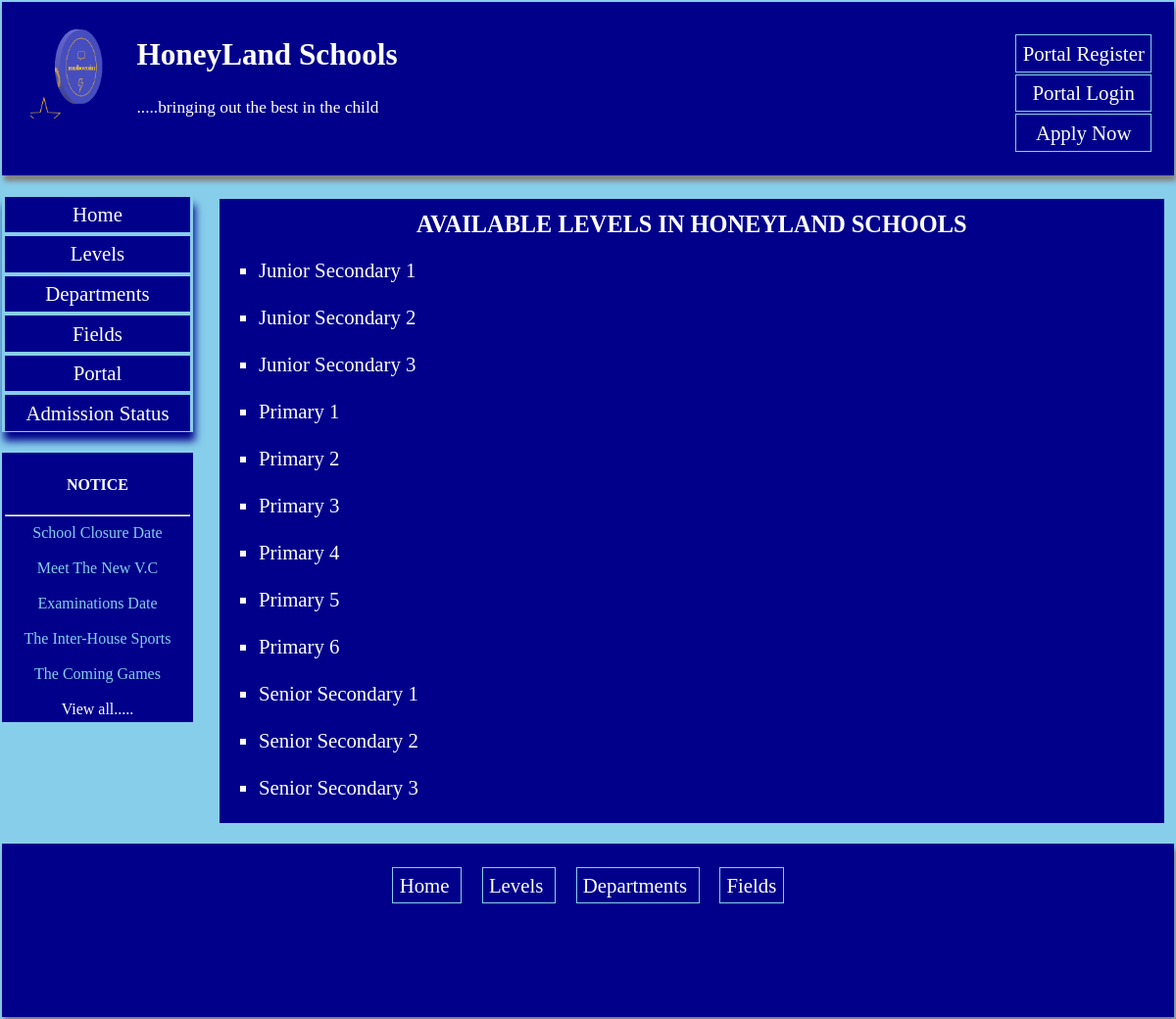
The app's page /levels/ with its own data.
### profiles/models.py (models this page shows, shortened)
class Logo(models.Model):
    name = models.CharField(max_length=200, null=True)
    image = models.ImageField(upload_to='media/')

class Posts(models.Model):
    title = models.CharField(max_length=100, null=True)
    slug =models.SlugField(max_length=100)
    author =  models.ForeignKey(CustomUser, on_delete=models.CASCADE)
    description = models.TextField(max_length=1000)
    post_date = models.DateTimeField(auto_now_add=True)
    image = models.ImageField(upload_to='media/')
    class Meta:
        ordering = ['post_date']
        verbose_name = 'Publication'
        verbose_name_plural = 'Publications'

class Level(models.Model):
    class_name = models.CharField(max_length=200,  null=True)
    slug = models.SlugField(null=True)
    class Meta:
        ordering = ['class_name']
        verbose_name = 'Class'
        verbose_name_plural = 'Classes'

### profiles/views.py (the view)
# urls.py: path('levels/', views.Level.as_view(), name= 'levels'),
class Level(ListView):
    model = Level
    template_name ='levels.html'
    context_object_name = 'levels'
    def get_context_data(self,  **kwargs):
        context = super().get_context_data(**kwargs)
        context['logo'] = Logo.objects.all()
        context['publications'] = Posts.objects.all()
        return context

### profiles/templates/levels.html
{% extends 'base.html' %}
{% block content  %}
<div class ='board' style=' color: white; background: darkblue; '>
     <h3 style='text-align: center; color: white; margin:1em; margin-bottom:0;  padding-top: 0.5em;' >AVAILABLE LEVELS IN HONEYLAND SCHOOLS</h3>
        <ul >
            {% for level in levels %}
      <li> {{level.class_name}} </li>
      <br>
{% endfor %}
        </ul>
    </div>
{% endblock  %}

### profiles/templates/base.html (shortened to what this page needs)
<head>
</head>
<body style ='margin: 0em; padding: 0.1em; font-size: 1.3em;  background: skyblue;'   >
    <header style= 'box-shadow: 2px 6px 5px grey;margin: 0em; padding-left: 1em; padding-right: 1em; padding-top: 0.5em; height: 8em;
    background: darkblue; color: white;'>
    {% if request.user.is_authenticated or request.user.is_superuser  %}
    <ul class='nav' style='float: right; list-style-type: none;' >
   <li> <a  style ='color: white; ' href = "#"> Welcome {{user}} </a></li>
    <li><a  style ='color: white; ' href ='{% url "logout" %}'> Logout </a></li>
    </ul>
{% else%}
    <ul class='nav' style='float: right; list-style-type: none;' >
        <li> <a  style ='color: white; ' href = '{% url "register" %}'> Portal Register </a></li>
         <li><a  style ='color: white; ' href ='{% url "login" %}'> Portal Login </a></li>
         <li><a  style ='color: white; ' href ='{% url "portalregister" %}'> Apply Now </a></li>
         </ul>
    {% endif %}
    {% for log in logo  %}
    <img style="backgrond: skyblue; float: left; margin: 0.4em; width: 100px; height: 100px;" src ="{{log.image.url}}"  >
{% endfor %}
<p style='text-shadow: 2px  8px skyblue;'><h2 style='text-align: left; '><a style='color: white;' href='{% url "home" %}'>HoneyLand Schools</a></h2></p>
<p style='text-align: left'> <small> .....bringing out the best in the child </small></p>
    </header>
<div class ='cover'>
<nav class='navigation'>
    <ul class ='nav' style =' padding:0;  list-style-type: none;'>
        <li><a href ='{% url "home" %}'> Home </a></li>
        <li> <a href ='{% url "levels" %}'> Levels </a> </li>
        <li> <a href ='{% url "departments" %}'> Departments </a> </li>
        <li><a href ='{% url "fields" %}'> Fields </a></li>
        <li><a href ='{% url "portal" %}'> Portal </a></li>
        <li><a  style ='color: white; ' href ='{% url "admissionstat" %}'> Admission Status </a></li>
    </ul>
    <div style='text-align: center; margin-bottom: 0.5em; padding: 0.2em; background: darkblue; color: white;font-size: medium'>
        <h4 style='padding: 0em;'>NOTICE </h4><hr>
        {% for pub in publications %}
         <a  href='{% url "details" pub.slug  %}'> {{pub.title}}</a><br><br style='color: skyblue;'>
{% endfor %}
<p style='margin: 0em;'><a  style=' color: white; ' href='{% url "publist"  %}'> View all.....</a></p>
    </div>
</nav>
<section style='padding-right: 0.5em'>
{% block content %}
{% endblock %}
</section>
</div>
<footer style= 'box-shadow: 2px 6px 5px grey;margin: 0em; padding-left: 1em; padding-right: 1em; padding-top: 0.5em; height: 8em;
    background: darkblue; color: white;'>
    <nav>
        <ul class ='navfooter' style =' padding:0;  list-style-type: none;'>
            <li><a href ='{% url "home" %}'> Home </a></li>
            <li> <a href ='{% url "levels" %}'> Levels </a> </li>
            <li> <a href ='{% url "departments" %}'> Departments </a> </li>
            <li><a href ='{% url "fields" %}'> Fields </a></li>
    </nav>
</footer>
</body>

### profiles/templates/base.html (style rules this page uses)
a { text-decoration: none; }
.cover { display: grid; grid-template-columns: 2fr 10fr; grid-gap: 1.3em; }
body { background-image: url('C:\Users\DELL\Desktop\portal\profiles\templates\Untitled.png'); background-size: cover; }
.board ul { list-style-type: square; pdding: 0.4em; }
.navigation a { color: skyblue; }
.nav { box-shadow: 2px 9px 8px darkblue; }
.nav li { color: white; background: darkblue; margin: 0.1em; text-align: center; border: 1px solid skyblue; }
.nav li a { padding: 0.3em; display: block; color: white; }
.navfooter { text-align: center; box-shadow: 2px 9px 8px darkblue; }
.navfooter li { color: white; padding: 0.4em; display: inline; background: darkblue; margin: 0.1em; text-align: center; }
.navfooter li a { padding: 0.3em; color: white; border: 1px solid skyblue; }

### records on screen
Logo: image (picture)
Posts: title "School Closure Date"
Posts: title "Meet The New V.C"
Posts: title "Examinations Date"
Posts: title "The Inter-House Sports"
Posts: title "The Coming Games"
Level: class_name "Junior Secondary 1"
Level: class_name "Junior Secondary 2"
Level: class_name "Junior Secondary 3"
Level: class_name "Primary 1"
Level: class_name "Primary 2"
Level: class_name "Primary 3"
Level: class_name "Primary 4"
Level: class_name "Primary 5"
Level: class_name "Primary 6"
Level: class_name "Senior Secondary 1"
Level: class_name "Senior Secondary 2"
Level: class_name "Senior Secondary 3"
